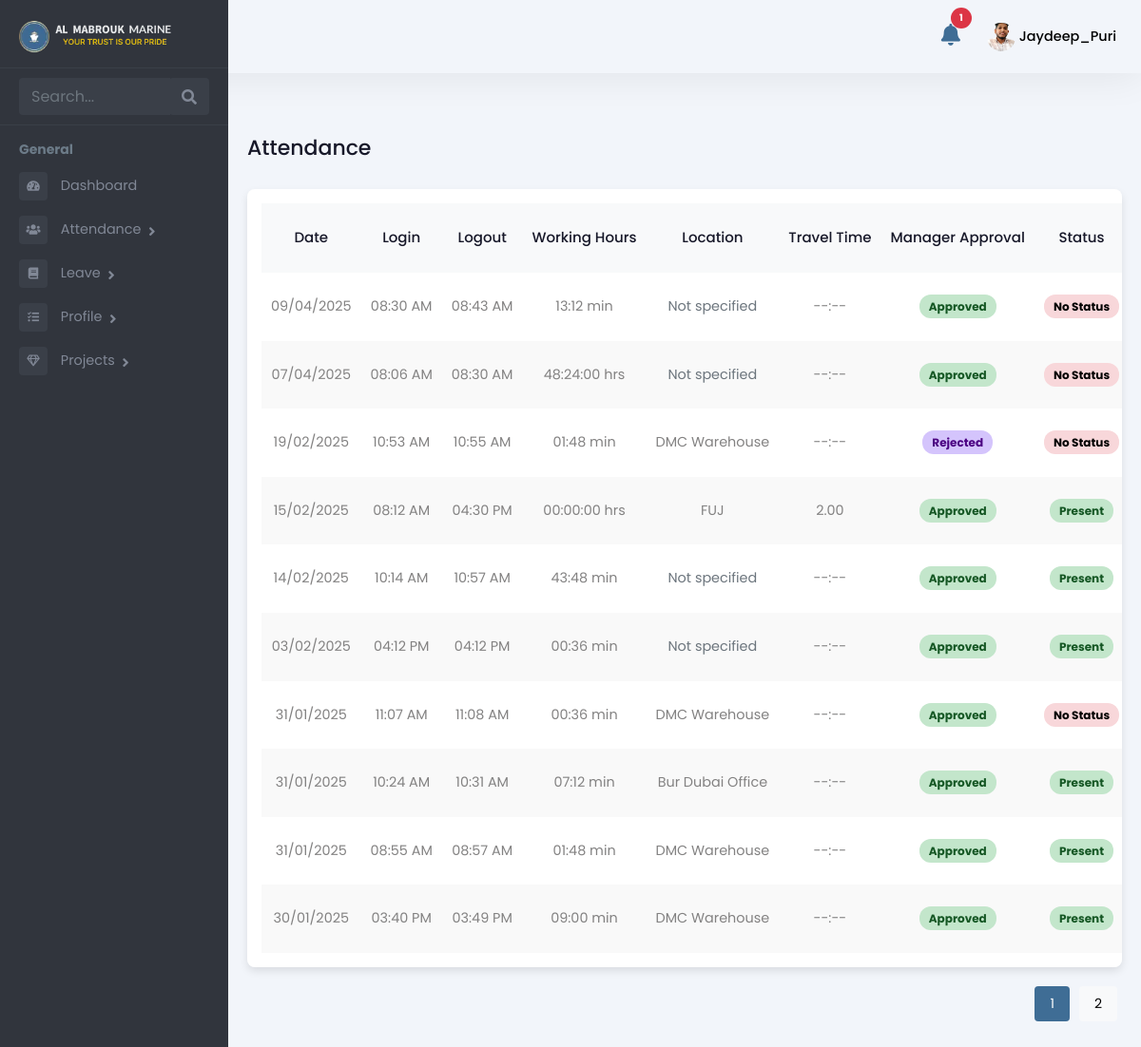
/employee/attendance-list/ (signed in), run on an earlier commit of the app's database.
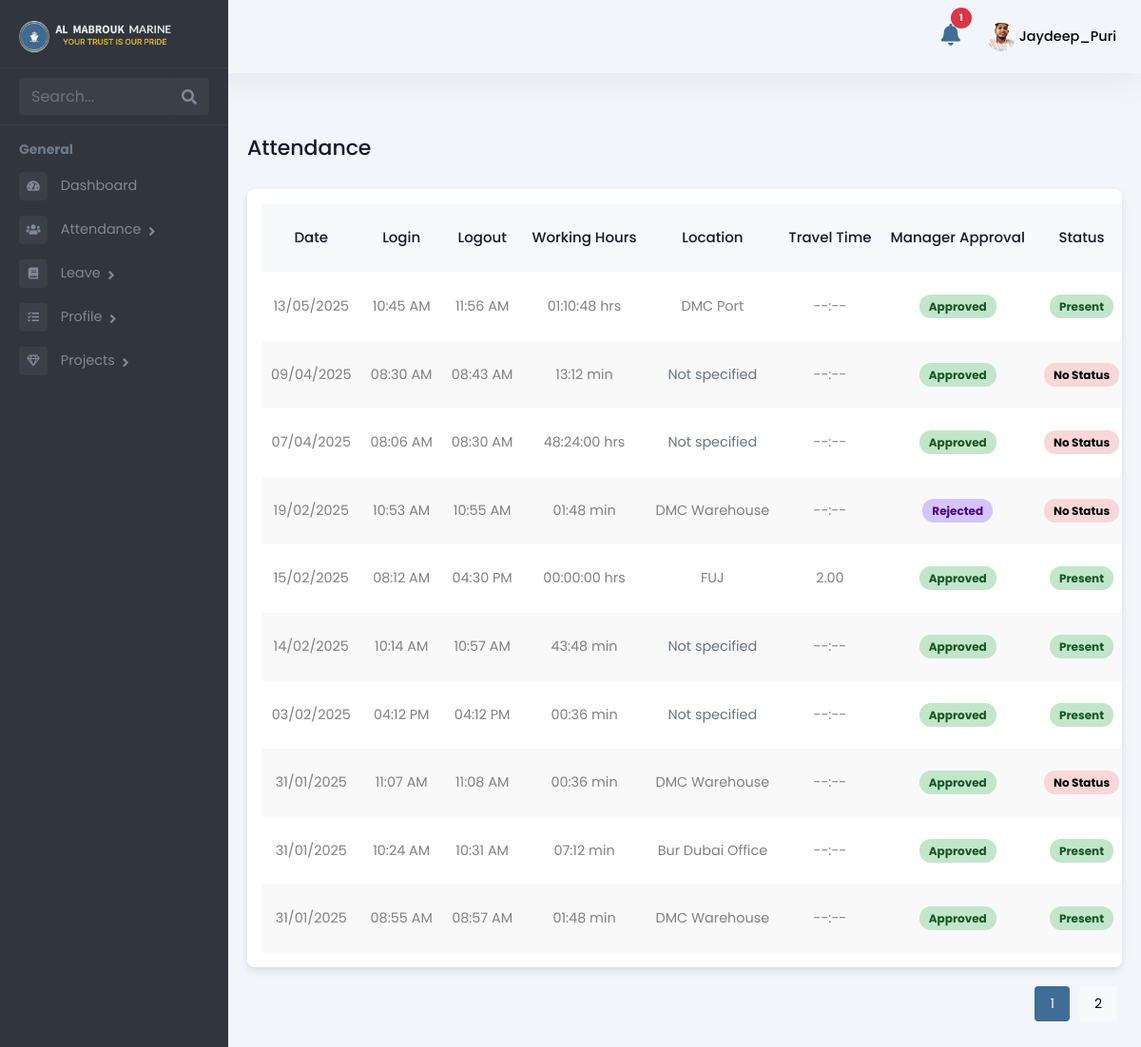
And on a later commit of the database.
### Admin/models.py (models this page shows, shortened)
class Employee(models.Model):
    user = models.OneToOneField(User, on_delete=models.CASCADE, related_name='employee_profile')
    is_employee = models.BooleanField(default=False)
    is_manager = models.BooleanField(default=False)
    is_administration = models.BooleanField(default=False)
    is_hr = models.BooleanField(default=False)
    rank = models.CharField(max_length=255, blank=True, null=True)
    salary = models.DecimalField(max_digits=10, decimal_places=2, blank=True, null=True)
    work_days = models.DecimalField(max_digits=10, decimal_places=2, default=0, blank=True)
    holidays = models.IntegerField(null=True, blank=True)
    overseas_days = models.IntegerField(default=0)
    date_of_birth = models.DateField(null=True, blank=True)
    phone_number = models.CharField(max_length=15, blank=True, null=True)
    date_of_join = models.DateField(null=True, blank=True)
    address = models.TextField(blank=True, null=True)
    profile_picture = models.ImageField(upload_to="profile_pictures/", null=True, blank=True)

class Attendance(models.Model):
    LOCATION_CHOICES = [
        ('DMC', 'DMC Warehouse'),
        ('DMC_PRT', 'DMC Port'),
        ('FUJ', 'FUJ'),
        ('KFK', 'KFK'),
        ('ABU', 'Abu Dhabi'),
        ('BDO', 'Bur Dubai Office'),
        ('SHJ_KP', 'Sharjah Khalid Port'),
        ('SHJ_HP', 'Sharjah Hamriya Port'),
        ('AJM_PRT', 'Ajman Port'),
        ('ABU_KP', 'Abu Dhabi Khalifa Port'),
        ('ABU_MP', 'Abu Dhabi Mussafah Port'),
        ('RAK_JZP', 'RAK Al Jazeera Port'),
        ('RAK_MCP', 'RAK Maritime City'),
        ('RAK_SRP', 'RAK Steven Rock Port'),
        ('DXB_DMC', 'Dubai Maritime City Port'),
        ('DXB_PR', 'Port Rashid'),
        ('DXB_HP', 'Dubai Hamriya Port'),
        ('DXB_MHJ', 'Dubai Marina Harbor Jumeirah'),
        ('DXB_AJD', 'Al Jadaf Port Dubai'),
        ('OVERSEAS', 'Overseas'),
    ]
    STATUS_CHOICES = [
        ('PENDING', 'Pending'),
        ('APPROVED', 'Approved'),
        ('REJECTED', 'Rejected'),
    ]
    ATTENDANCE_STATUS = [
        ('PRESENT', 'Present'),
        ('WORK FROM HOME', 'Work from Home'),
    ]
    employee = models.ForeignKey(
        Employee, related_name='attendance_set', on_delete=models.CASCADE
    )
    project = models.ForeignKey(
        'Project', on_delete=models.SET_NULL, null=True, blank=True, related_name='attendance_set'
    )  # New field added
    login_time = models.DateTimeField(null=True, blank=True)
    log_out_time = models.DateTimeField(null=True, blank=True)
    total_hours_of_work = models.DecimalField(max_digits=10, decimal_places=2, null=True, blank=True)
    location = models.CharField(max_length=20, choices=LOCATION_CHOICES, null=True, blank=True)
    attendance_status = models.CharField(max_length=20, choices=ATTENDANCE_STATUS, null=True, blank=True)
    status = models.CharField(max_length=10, choices=STATUS_CHOICES, default='PENDING')
    rejection_reason = models.TextField(null=True, blank=True)
    rejected_by = models.ForeignKey(User, on_delete=models.SET_NULL, null=True, blank=True, related_name='rejected_attendance')
    travel_in_time = models.DateTimeField(null=True, blank=True)
    travel_out_time = models.DateTimeField(null=True, blank=True)
    total_travel_time = models.DecimalField(max_digits=10, decimal_places=2, null=True, blank=True)

### employee_data/views.py (the view)
# urls.py: path('attendance-list/', views.attendance_list, name='attendance_list_view'),
@login_required
def attendance_list(request):
    employee = get_object_or_404(Employee, user=request.user)
    attendance_records = Attendance.objects.filter(employee=employee).order_by('-login_time')
    paginator = Paginator(attendance_records, 10)  # Show 10 records per page
    page_number = request.GET.get('page')
    page_obj = paginator.get_page(page_number)
    context = {
        'attendance_records': page_obj,  # Use `page_obj` instead of `attendance_records`
    }
    return render(request, 'employee/attendance_list.html', context)

### Admin/templatetags/custom_filters.py (called while the page is built)
@register.filter
def format_work_duration(decimal_hours):
    if decimal_hours is None:
        return "00:00"  # or "00:00 min" if you prefer
    try:
        total_seconds = int(float(decimal_hours) * 3600)
        if total_seconds < 3600:
            minutes = total_seconds // 60
            seconds = total_seconds % 60
            return f"{minutes:02d}:{seconds:02d} min"
        else:
            hours = total_seconds // 3600
            minutes = (total_seconds % 3600) // 60
            seconds = total_seconds % 60
            return f"{hours:02d}:{minutes:02d}:{seconds:02d} hrs"
    except (ValueError, TypeError):
        return "00:00"

### templates/employee/attendance_list.html (shortened to what this page needs)
{% extends 'employee/employeebase.html' %}
{% load custom_filters %}
{% load static %}
{% block content %}
<div class="emply-list-wraper">
    <div class="pg-title">
        <h1>Attendance</h1>
    </div>
    <div class="widget-box table-wdgt">
        <table id="employeeTable">
            <thead>
                <tr>
                    <th>Date</th>
                    <th>Login</th>
                    <th>Logout</th>
                    <th>Working Hours</th>
                    <th>Location</th>
                    <th>Travel Time</th>
                    <th>Manager Approval</th>
                    <th>Status</th>
                </tr>
            </thead>
            <tbody>
                {% for record in attendance_records %}
                <tr>
                    <td>{{ record.login_time|date:"d/m/Y" }}</td>
                    <td>{{ record.login_time|time:"h:i A" }}</td>
                    <td>
                        {% if record.log_out_time %}
                        {{ record.log_out_time|time:"h:i A" }}
                        {% else %}
                        <span class="text-danger">Not logged out</span>
                        {% endif %}
                    </td>
                    <td>
                        {% if record.total_hours_of_work %}
                        {{ record.total_hours_of_work|format_work_duration }}
                        {% else %}
                        00:00:00 hrs
                        {% endif %}
                    </td>
                    <td>
                        {% if record.location %}
                            {{ record.get_location_display }}
                        {% else %}
                            <span class="text-muted">Not specified</span>
                        {% endif %}
                    </td>
                    <td>
                        {% if record.total_travel_time and record.total_travel_time != 'None' %}
                            {{ record.total_travel_time }}
                        {% else %}
                            --:--
                        {% endif %}
                    </td>
                    <td>
                        {% if record.status %}
                            <span class="status {% if record.status == 'PENDING' %}leave{% elif record.status == 'APPROVED' %}present{% elif record.status == 'REJECTED' %}sick-leave{% endif %}">
                                {{ record.get_status_display }}
                            </span>
                        {% else %}
                            <span class="status absent">No Status</span>
                        {% endif %}
                    </td>
                    <td>
                        {% if record.attendance_status %}
                            {% if record.status == 'APPROVED' %}
                                <span class="status
                                    {% if record.attendance_status == 'PRESENT' %}present
                                    {% elif record.attendance_status == 'LEAVE' %}leave
                                    {% elif record.attendance_status == 'WORK FROM HOME' %}work-from-home
                                    {% elif record.attendance_status == 'SICK LEAVE' %}sick-leave
                                    {% elif record.attendance_status == 'ANNUAL LEAVE' %}annual-leave
                                    {% elif record.attendance_status == 'CASUAL LEAVE' %}casual-leave
                                    {% endif %}
                                ">
                                    {{ record.get_attendance_status_display }}
                                </span>
                            {% else %}
                                <span class="status absent">No Status</span>
                            {% endif %}
                        {% else %}
                            <span class="status absent">No Status</span>
                        {% endif %}
                    </td>
                </tr>
                {% empty %}
                <tr>
                    <td colspan="5" class="text-center">No attendance records found.</td>
                </tr>
                {% endfor %}
            </tbody>
        </table>
    </div>
    <div class="pagination" id="pagination">
        {% for num in attendance_records.paginator.page_range %}
            {% if num == attendance_records.number %}
                <button class="active">{{ num }}</button>
            {% else %}
                <a href="?page={{ num }}"><button>{{ num }}</button></a>
            {% endif %}
        {% endfor %}
    </div>
</div>
{% endblock %}

### templates/employee/employeebase.html (shortened to what this page needs)
{% load static %}
<!DOCTYPE html>
<html lang="en">
  <head>
    <link
      rel="stylesheet"
      href="{% static 'assets/vendor/bootstrap/css/bootstrap.min.css' %}"
    />
    <link
      href="https://use.fontawesome.com/releases/v5.0.6/css/all.css"
      rel="stylesheet"
    />
    <link rel="stylesheet" href="{% static 'assets/styles.css' %}" />
    <link rel="stylesheet" href="{% static 'assets/css/style.css' %}" />
  <link href="https://cdn.jsdelivr.net/npm/select2@4.0.13/dist/css/select2.min.css" rel="stylesheet" />
  </head>
  <body>
    <header>
      <div class="hdr-notification">
        <a href="#" id="open-notification-popup-employee">
            <button type="button" class="btn btn-primary position-relative">
                <i class="fas fa-bell"></i>
                <span id="notification-count-employee" class="position-absolute top-0 start-100 translate-middle badge rounded-pill bg-danger">
                </span>
            </button>
        </a>
    </div>
      <div class="hdr-user">
        <div class="dropdown">
          <button
            class="btndropdown-toggle"
            type="button"
            id="dropdownMenuButton1"
            data-bs-toggle="dropdown"
            aria-expanded="false"
          >
            {% if request.user.employee_profile.profile_picture %}
            <img
              src="{{ request.user.employee_profile.profile_picture.url }}"
              alt="Profile Picture"
              class="rounded-circle"
              style="width: 30px; height: 30px; object-fit: cover"
            />
            {% else %}
            <i class="fas fa-user"></i>
            {% endif %}
            <span
              >{{ request.user.first_name }}_{{ request.user.last_name }}</span
            >
          </button>
        </div>
      </div>
    </header>
    <div class="page-wrapper chiller-theme toggled" id="content">
      <nav id="sidebar" class="sidebar-wrapper sidebar">
        <div class="sidebar-content">
          <div class="sidebar-brand">
            <a href="{% url 'employee_dashboard' %}"><img src="{% static 'assets/images/almabrouk-logo.webp' %}"
              alt="Almabrouk Marine Logo" /></a>
          </div>
          <div class="sidebar-search">
            <div>
              <div class="input-group">
                <input
                  type="text"
                  class="form-control search-menu"
                  placeholder="Search..."
                />
                <div class="input-group-append">
                  <span class="input-group-text">
                    <i class="fa fa-search" aria-hidden="true"></i>
                  </span>
                </div>
              </div>
            </div>
          </div>
          <div class="sidebar-menu">
            <ul>
              <li class="header-menu">
                <span>General</span>
              </li>
              <li>
                <a href="{% url 'employee_dashboard' %}">
                  <i class="fa fa-tachometer-alt"></i>
                  <span>Dashboard</span>
                </a>
              </li>
              <li class="sidebar-dropdown">
                <a href="{% url 'attendance_list_view' %}">
                  <i class="fas fa-users"></i>
                  <span>Attendance</span>
                </a>
              </li>
              <li class="sidebar-dropdown">
                <a href="{% url 'my_leave' %}">
                  <i class="fa fa-book"></i>
                  <span>Leave</span>
                </a>
              </li>
              <li class="sidebar-dropdown">
                <a href="{% url 'profile_view' %}">
                  <i class="fas fa-tasks"></i>
                  <span>Profile</span>
                </a>
              </li>
              <li class="sidebar-dropdown">
                <a href="#">
                  <i class="far fa-gem"></i>
                  <span>Projects</span>
                </a>
              </li>
            </ul>
          </div>
        </div>
      </nav>
      {% block content %} {% endblock %}
    </div>
  </body>
</html>

What changed in the data, as far as the page shows it:
no longer on this page (row unchanged): Attendance: login_time "30/01/2025", login_time "03:40 PM", log_out_time "03:49 PM", total_hours_of_work "09:00 min", location "DMC Warehouse", status "Approved", attendance_status "Present"
added Attendance: login_time "13/05/2025", login_time "10:45 AM", log_out_time "11:56 AM", total_hours_of_work "01:10:48 hrs", location "DMC Port", status "Approved", attendance_status "Present"
